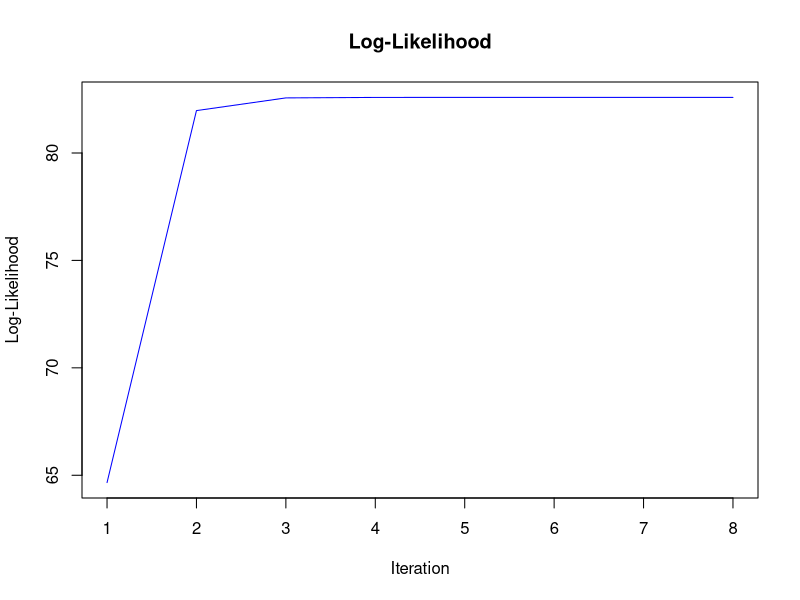
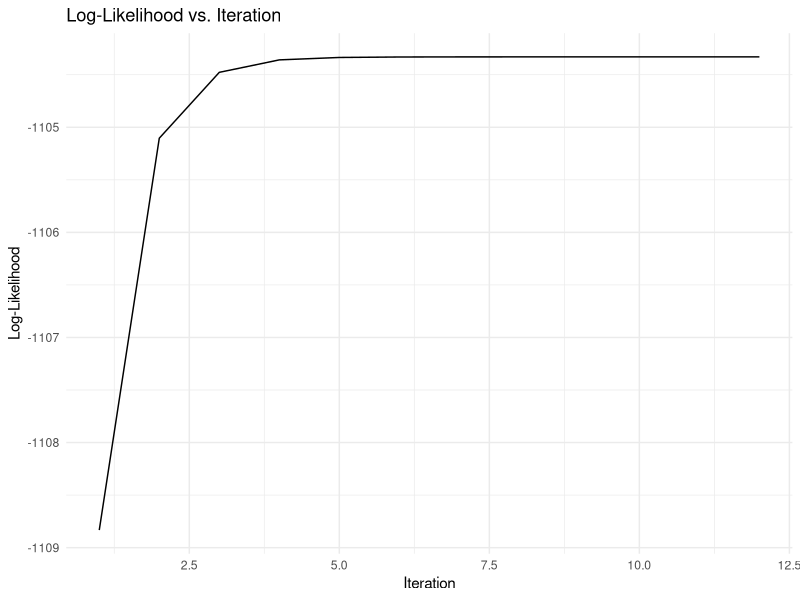

The R source for these figures, in order:
## ---- chunk 1
rm(list = ls(all.names = TRUE)) #will clear all objects includes hidden objects.
gc() #free up memrory and report the memory usage.
library(readr)
beta_mix <- read_csv("beta_mix.csv")
## ---- chunk 2
f <-  function(x,pi1, pi2, pi3){
  pi1 * dbeta(x, 3, 15) + pi2 * dbeta(x, 12, 12) + pi3 * dbeta(x, 15, 3)
}
## ---- chunk 3
# Load the required library
library(stats4)

# Function to compute the log-likelihood
mix_loglik <- function(pi1, pi2, pi3, data) {
  sum(log(f(data, pi1, pi2, pi3)))
}

# EM Algorithm implementation
EM_algorithm <- function(data, pi1_init, pi2_init, pi3_init, max_iter = 1000, tol = 1e-6) {
  pi1 <- pi1_init
  pi2 <- pi2_init
  pi3 <- pi3_init
  
  loglik_history <- numeric(max_iter)
  loglik_history[1] <- mix_loglik(pi1, pi2, pi3, data)
  
  for (iter in 2:max_iter) {
    # E-step: Compute the responsibilities
    resp1 <- pi1 * dbeta(data, 3, 15)
    resp2 <- pi2 * dbeta(data, 12, 12)
    resp3 <- pi3 * dbeta(data, 15, 3)
    resp_sum <- resp1 + resp2 + resp3
    
    resp1 <- resp1 / resp_sum
    resp2 <- resp2 / resp_sum
    resp3 <- resp3 / resp_sum
    
    # M-step: Update the mixture coefficients
    N <- length(data)
    pi1 <- sum(resp1) / N
    pi2 <- sum(resp2) / N
    pi3 <- sum(resp3) / N
    
    # Compute the log-likelihood
    loglik_history[iter] <- mix_loglik(pi1, pi2, pi3, data)
    
    # Check for convergence
    if (abs(loglik_history[iter] - loglik_history[iter - 1]) < tol) {
      break
    }
  }
  
  return(list(pi1 = pi1, pi2 = pi2, pi3 = pi3, loglik_history = loglik_history[1:iter]))
}

# Implement the EM algorithm with initial values (π1 = 1/4, π2 = 1/2, π3 = 1/4)
result <- EM_algorithm(beta_mix$x, pi1_init = 1/4, pi2_init = 1/2, pi3_init = 1/4)
result$loglik_history
# Plot the log-likelihood as a function of iteration
plot(result$loglik_history, type = "l", main = "Log-Likelihood", xlab = "Iteration", ylab = "Log-Likelihood", col = "blue")

## ---- chunk 4
# Load libraries
library(ggplot2)
library(readr)

# Load dataset
beta_mix <- read_csv("beta_mix.csv")
x <- beta_mix$x

# EM Algorithm
em_algorithm <- function(x, pi, alpha, beta_params, max_iter = 100, tol = 1e-6) {
  N <- length(x)
  log_likelihoods <- c()
  
  for (i in 1:max_iter) {
    # E-step
    w <- matrix(0, nrow = N, ncol = 3)
    for (j in 1:3) {
      w[, j] <- pi[j] * dbeta(x, shape1 = alpha[j], shape2 = beta_params[j])
    }
    w <- w / rowSums(w)
    
    # M-step
    n_j <- colSums(w)
    pi <- n_j / N
    
    # Compute log-likelihood
    log_likelihood <- sum(log(rowSums(w * pi)))
    log_likelihoods <- c(log_likelihoods, log_likelihood)
    
    # Check for convergence
    if (length(log_likelihoods) > 1 && abs(log_likelihoods[length(log_likelihoods)] - log_likelihoods[length(log_likelihoods) - 1]) < tol) {
      break
    }
  }
  return(list(pi = pi, log_likelihoods = log_likelihoods))
}

# Run EM algorithm
pi_init <- c(1/4, 1/2, 1/4)
alpha <- c(3, 12, 15)
beta_params <- c(15, 12, 3)
em_result <- em_algorithm(x, pi_init, alpha, beta_params)

# Plot log-likelihood as a function of iteration
df <- data.frame(iteration = 1:length(em_result$log_likelihoods), log_likelihood = em_result$log_likelihoods)
ggplot(df, aes(x = iteration, y = log_likelihood)) +
  geom_line() +
  labs(title = "Log-Likelihood vs. Iteration", x = "Iteration", y = "Log-Likelihood") +
  theme_minimal()
